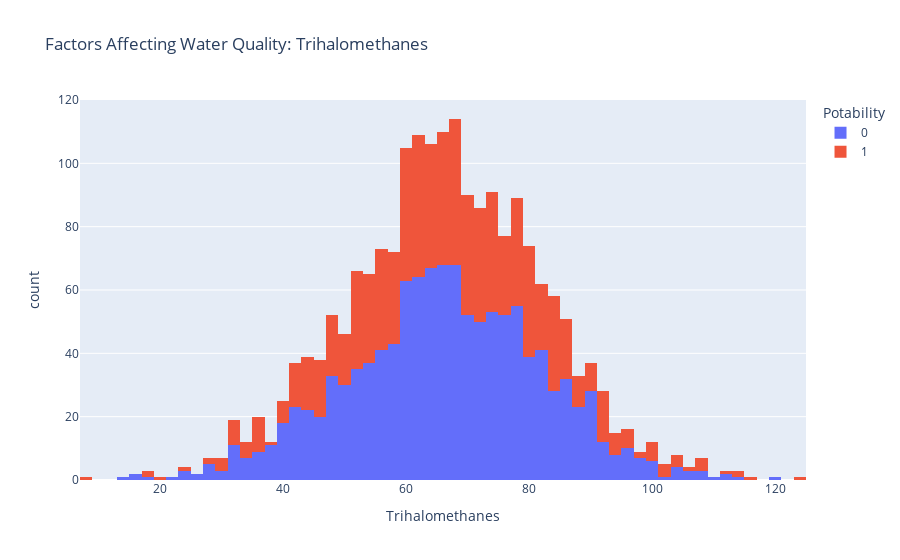

The code cell stored with this chart in its notebook:
### Markdown cell above
The figure above represents the distribution of organic carbon in water in the dataset. Organic carbon comes from the breakdown of natural organic materials and synthetic sources. Water containing less than 25 milligrams of organic carbon is considered safe to drink. Now let’s take a look at the next factor that affects the quality of drinking water:

### Code cell
figure = px.histogram(data, x = "Trihalomethanes", 
                      color = "Potability", 
                      title= "Factors Affecting Water Quality: Trihalomethanes")
figure.show()

### Figure 1 — Plotly figure (JSON) as saved in the notebook; plotly's stock layout.template omitted (floating-point values rounded to 4 significant figures; data arrays with more than 128 entries replaced by an {"elided": "..."} marker saying what was removed)
{"data": [{"alignmentgroup": "True", "bingroup": "x", "hovertemplate": "Potability=0<br>Trihalomethanes=%{x}<br>count=%{y}<extra></extra>", "legendgroup": "0", "marker": {"color": "#636efa", "pattern": {"shape": ""}}, "name": "0", "offsetgroup": "0", "orientation": "v", "showlegend": true, "type": "histogram", "x": {"elided": "1200 float values"}, "xaxis": "x", "yaxis": "y"}, {"alignmentgroup": "True", "bingroup": "x", "hovertemplate": "Potability=1<br>Trihalomethanes=%{x}<br>count=%{y}<extra></extra>", "legendgroup": "1", "marker": {"color": "#EF553B", "pattern": {"shape": ""}}, "name": "1", "offsetgroup": "1", "orientation": "v", "showlegend": true, "type": "histogram", "x": {"elided": "811 float values"}, "xaxis": "x", "yaxis": "y"}], "layout": {"barmode": "relative", "legend": {"title": {"text": "Potability"}, "tracegroupgap": 0}, "title": {"text": "Factors Affecting Water Quality: Trihalomethanes"}, "xaxis": {"anchor": "y", "domain": [0, 1], "title": {"text": "Trihalomethanes"}}, "yaxis": {"anchor": "x", "domain": [0, 1], "title": {"text": "count"}}}}
